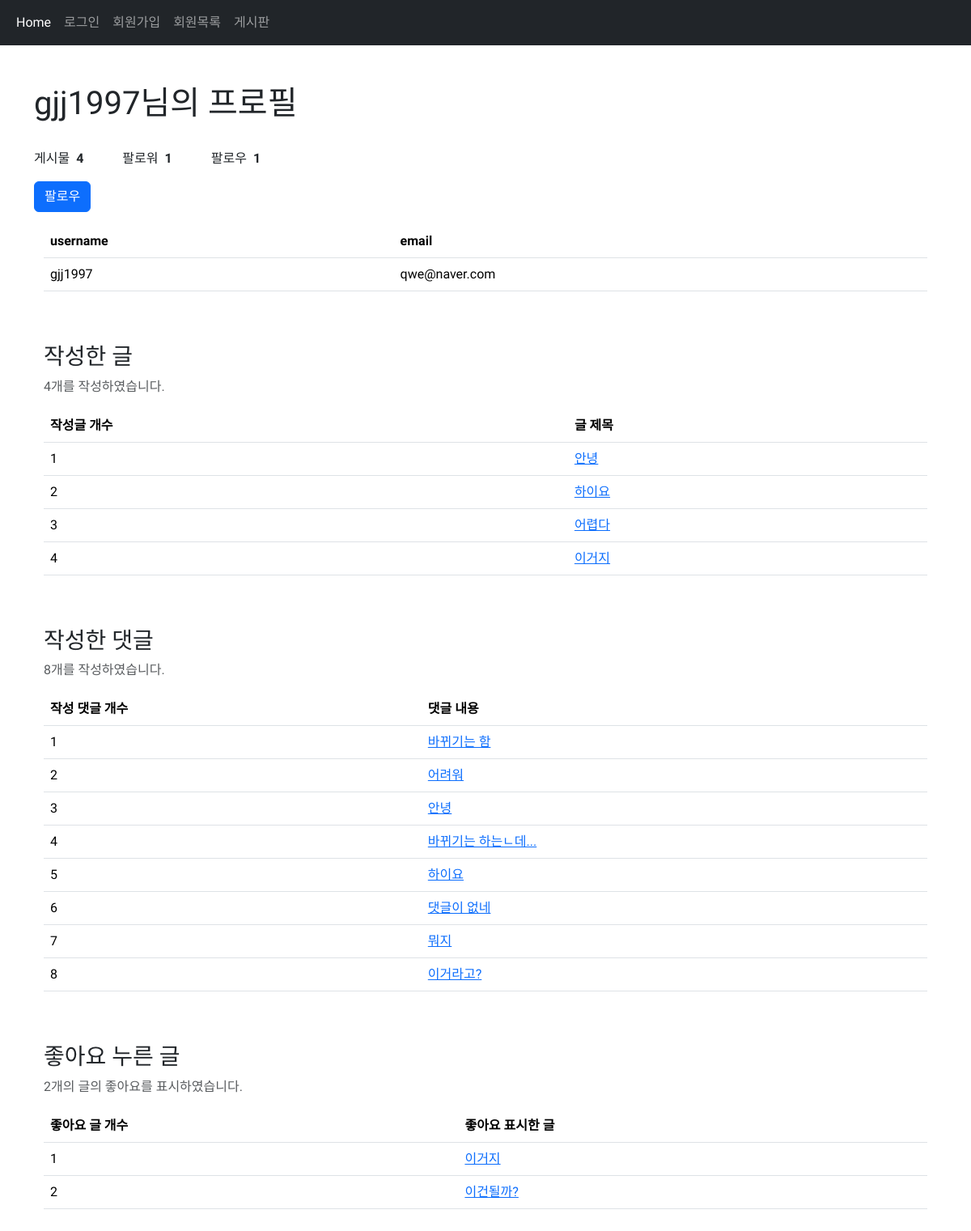
The page /accounts/detail/10/ on the database its author committed.
### accounts/models.py (models this page shows, shortened)
class User(AbstractUser):
    profile_image = models.ImageField(upload_to="images/", blank=True)
    followings = models.ManyToManyField(
        "self", symmetrical=False, related_name="followers"
    )

### articles/models.py (models this page shows)
class Article(models.Model):
    title = models.CharField(max_length=20)
    content = models.TextField()
    image = models.ImageField(upload_to="images/", blank=True)
    thumbnail = ProcessedImageField(
        upload_to="images/",
        blank=True,
        processors=[ResizeToFill(1200, 960)],
        format="JPEG",
        options={"quality": 80},
    )
    user = models.ForeignKey(settings.AUTH_USER_MODEL, on_delete=models.CASCADE)
    like_users = models.ManyToManyField(
        settings.AUTH_USER_MODEL, related_name="like_articles"
    )

class Comment(models.Model):
    content = models.CharField(max_length=80)
    created_at = models.DateTimeField(auto_now_add=True)
    article = models.ForeignKey(Article, on_delete=models.CASCADE)
    user = models.ForeignKey(settings.AUTH_USER_MODEL, on_delete=models.CASCADE)

### accounts/views.py (the view)
# urls.py: path("detail/<int:pk>/", views.detail, name="detail"),
def detail(request, pk):
    user = get_user_model().objects.get(pk=pk)
    context = {
        "user": user,
    }
    return render(request, "accounts/detail.html", context)

### accounts/templates/accounts/detail.html (shortened to what this page needs)
{% extends 'base.html' %}
{% load django_bootstrap5 %}
{% block body %}
<h1>{{ user }}님의 프로필</h1><br>
<div class="d-flex justify-content-start">
    <div class="me-5">
        <p class="fs-6">게시물<span class="ms-2 fw-bold">{{ user.article_set.count }}</span></p>
    </div>
    <div class="me-5">
        <p class="fs-6">팔로워<span class="ms-2 fw-bold">{{ user.followers.count }}</span></p>
    </div>
    <div class="me-5">
        <p class="fs-6">팔로우<span class="ms-2 fw-bold">{{ user.followings.count }}</span></p>
    </div>
</div>
{% if request.user != user %}
<a href="{% url 'accounts:follow' user.pk %}">
    {% if request.user in user.followers.all %}
    <button type="button" class="btn btn-danger">팔로우 취소</button>
    {% else %}
    <button type="button" class="btn btn-primary">팔로우</button>
    {% endif %}
</a>
{% endif %}
<div class="container my-3">
    <table class="table">
        <thead>
            <tr class="thead-dark">
                <th>username</th>
                <th>email</th>
            </tr>
        </thead>
        <tbody>
            <tr>
                <td>{{ user.username }}</td>
                <td>{{ user.email }}</td>
            </tr>
        </tbody>
    </table>
    <br><br>
    <h3>작성한 글</h3>
    <p class="text-muted">{{ user.article_set.count }}개를 작성하였습니다.</p>
    <table class="table">
        <thead>
            <tr class="thead-dark">
                <th>작성글 개수</th>
                <th>글 제목</th>
            </tr>
        </thead>
        <tbody>
            {% for article in user.article_set.all %}
            <tr>
                <td>{{ forloop.counter}}</td>
                <td><a href="{% url 'articles:detail' article.pk %}">{{article.title}}</a></td>
            </tr>
            {% endfor%}
        </tbody>
    </table>
    <br><br>
    <h3>작성한 댓글</h3>
    <p class="text-muted">{{ user.comment_set.count }}개를 작성하였습니다.</p>
    <table class="table">
        <thead>
            <tr class="thead-dark">
                <th>작성 댓글 개수</th>
                <th>댓글 내용</th>
            </tr>
        </thead>
        <tbody>
            {% for comment in user.comment_set.all %}
            <tr>
                <td>{{ forloop.counter}}</td>
                <td><a href="{% url 'articles:detail' comment.article_id %}">{{comment.content}}</a></td>
            </tr>
            {% endfor%}
        </tbody>
    </table>
    <br><br>
    <h3>좋아요 누른 글</h3>
    <p class="text-muted">{{ user.like_articles.count }}개의 글의 좋아요를 표시하였습니다.</p>
    <table class="table">
        <thead>
            <tr class="thead-dark">
                <th>좋아요 글 개수</th>
                <th>좋아요 표시한 글</th>
            </tr>
        </thead>
        <tbody>
            {% for article in user.like_articles.all %}
            <tr>
                <td>{{ forloop.counter}}</td>
                <td><a href="{% url 'articles:detail' article.pk %}">{{ article.title }}</a></td>
            </tr>
            {% endfor%}
        </tbody>
    </table>
    {% endblock %}

### pjt/templates/base.html (style rules this page uses)
* { font-family: 'IBM Plex Sans KR', sans-serif; }

### rows shown on the page
User: username "gjj1997", article_set.count "4", followers.count "1", followings.count "1", email "qwe@naver.com", comment_set.count "8", like_articles.count "2"
Article: title "안녕"
Article: title "하이요"
Article: title "어렵다"
Article: title "이거지"
Comment: content "바뀌기는 함"
Comment: content "어려워"
Comment: content "안녕"
Comment: content "바뀌기는 하는ㄴ데..."
Comment: content "하이요"
Comment: content "댓글이 없네"
Comment: content "뭐지"
Comment: content "이거라고?"
Article: title "이건될까?"
